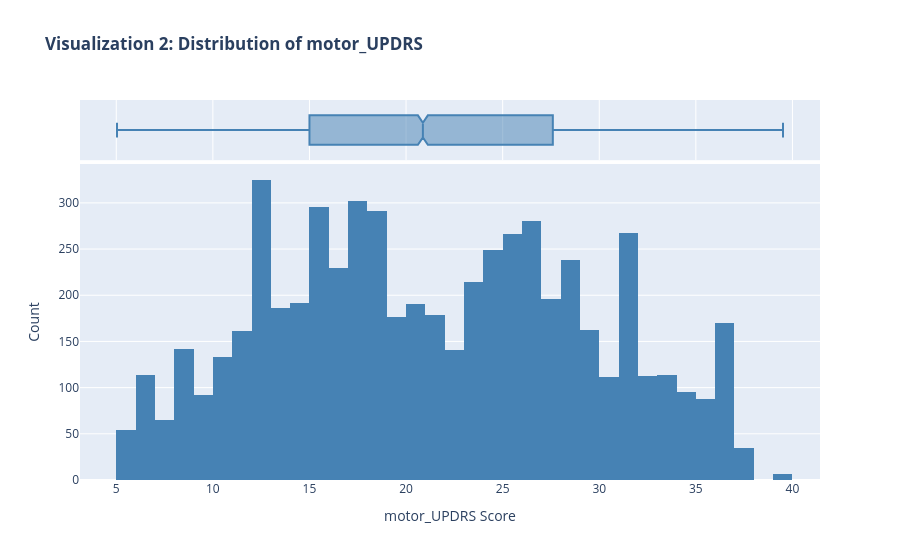

Write notebook code for a chart like this one.
### Code cell
# ── Visualization 2: Distribution of Target Variable ─────────────────────────
fig2 = px.histogram(
    x=y_target,
    nbins=50,
    marginal='box',
    title='<b>Visualization 2: Distribution of motor_UPDRS</b>',
    labels={'x': 'motor_UPDRS Score'},
    color_discrete_sequence=['steelblue']
)
fig2.update_layout(xaxis_title='motor_UPDRS Score', yaxis_title='Count')
fig2.show()

### Figure 1 — Plotly figure (JSON) as saved in the notebook; plotly's stock layout.template omitted (floating-point values rounded to 4 significant figures; data arrays with more than 128 entries replaced by an {"elided": "..."} marker saying what was removed)
{"data": [{"bingroup": "x", "hovertemplate": "motor_UPDRS Score=%{x}<br>count=%{y}<extra></extra>", "legendgroup": "", "marker": {"color": "steelblue", "pattern": {"shape": ""}}, "name": "", "nbinsx": 50, "orientation": "v", "showlegend": false, "type": "histogram", "x": {"elided": "5875 float values"}, "xaxis": "x", "yaxis": "y"}, {"hovertemplate": "motor_UPDRS Score=%{x}<extra></extra>", "legendgroup": "", "marker": {"color": "steelblue"}, "name": "", "notched": true, "showlegend": false, "type": "box", "x": {"elided": "5875 float values"}, "xaxis": "x2", "yaxis": "y2"}], "layout": {"barmode": "relative", "legend": {"tracegroupgap": 0}, "title": {"text": "<b>Visualization 2: Distribution of motor_UPDRS</b>"}, "xaxis": {"anchor": "y", "domain": [0, 1], "title": {"text": "motor_UPDRS Score"}}, "xaxis2": {"anchor": "y2", "domain": [0, 1], "matches": "x", "showgrid": true, "showticklabels": false}, "yaxis": {"anchor": "x", "domain": [0, 0.8316], "title": {"text": "Count"}}, "yaxis2": {"anchor": "x2", "domain": [0.8416, 1], "matches": "y2", "showgrid": false, "showline": false, "showticklabels": false, "ticks": ""}}}
